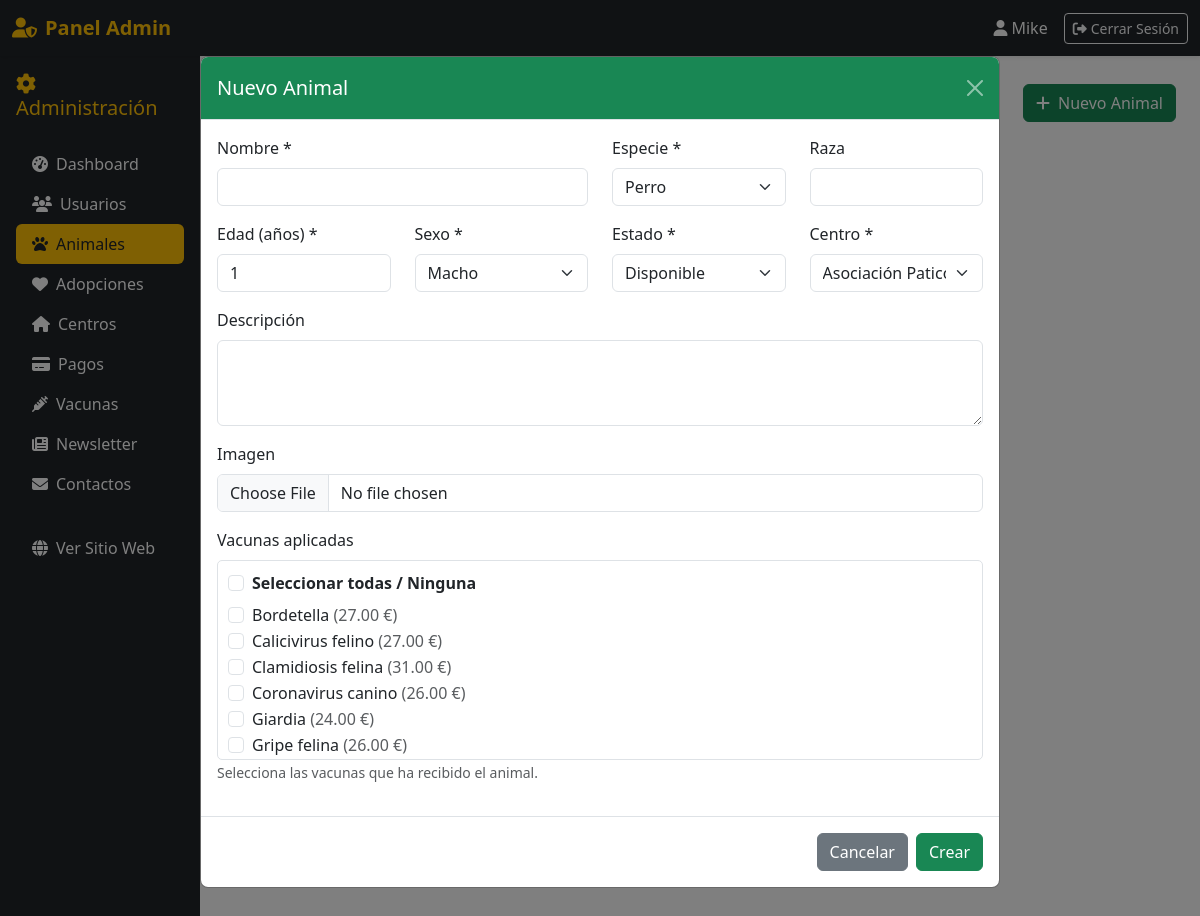
/admin/animales.php?accion=nuevo (signed in), run on the app's committed database.
### tables this page shows
CREATE TABLE `vacunas` (
  `id_vacuna` int(11) NOT NULL,
  `nombre` varchar(100) DEFAULT NULL,
  `descripcion` text DEFAULT NULL,
  `precio` decimal(8,2) DEFAULT NULL
);

### admin/animales.php (the view, shortened to what this page needs)
<?php
require_once '../includes/config.php';
$accion = $_GET['accion'] ?? 'listar';
$centros = $pdo->query("SELECT * FROM centros ORDER BY nombre")->fetchAll();
$animal_editar = null;
$vacunas_animal = [];
?>
<!DOCTYPE html>
<html lang="es">
<head>
    <link href="https://cdn.jsdelivr.net/npm/bootstrap@5.3.0/dist/css/bootstrap.min.css" rel="stylesheet">
    <link rel="stylesheet" href="https://cdnjs.cloudflare.com/ajax/libs/font-awesome/6.4.0/css/all.min.css">
</head>
<body <?php if ($accion === 'editar' || $accion === 'nuevo'): ?>class="modal-open"<?php endif; ?>>
<?php include 'header.php'; ?>
<div class="container-fluid">
    <div class="row">
        <?php include 'sidebar.php'; ?>
        <div class="col-md-10 p-4">
            <div class="d-flex justify-content-between align-items-center mb-4">
                <h2><i class="fas fa-paw me-2"></i>Gestión de Animales</h2>
                <a href="animales.php?accion=nuevo" class="btn btn-success">
                    <i class="fas fa-plus me-2"></i>Nuevo Animal
                </a>
            </div>
        </div>
    </div>
</div>
<?php if ($accion === 'editar' || $accion === 'nuevo'): ?>
<div class="modal fade show modal-show" tabindex="-1" style="display: block;">
    <div class="modal-dialog modal-lg modal-dialog-centered">
        <div class="modal-content">
            <div class="modal-header bg-<?= $accion === 'editar' ? 'warning' : 'success' ?> text-white">
                <h5 class="modal-title">
                    <?= $accion === 'editar' ? 'Editar Animal' : 'Nuevo Animal' ?>
                </h5>
                <a href="animales.php" class="btn-close btn-close-white"></a>
            </div>
            <form method="POST" enctype="multipart/form-data">
                <div class="modal-body">
                    <div class="row">
                        <div class="col-md-6 mb-3">
                            <label class="form-label">Nombre *</label>
                            <input type="text" class="form-control" name="nombre"
                                   value="<?= htmlspecialchars($animal_editar['nombre'] ?? '') ?>" required>
                        </div>
                        <div class="col-md-3 mb-3">
                            <label class="form-label">Especie *</label>
                            <select class="form-select" name="especie" required>
                                <option value="Perro" <?= ($animal_editar['especie'] ?? '') == 'Perro' ? 'selected' : '' ?>>Perro</option>
                            </select>
                        </div>
                        <div class="col-md-3 mb-3">
                            <label class="form-label">Raza</label>
                            <input type="text" class="form-control" name="raza"
                                   value="<?= htmlspecialchars($animal_editar['raza'] ?? '') ?>">
                        </div>
                    </div>
                    <div class="row">
                        <div class="col-md-3 mb-3">
                            <label class="form-label">Edad (años) *</label>
                            <input type="number" class="form-control" name="edad" min="0" max="30"
                                   value="<?= $animal_editar['edad'] ?? 1 ?>" required>
                        </div>
                        <div class="col-md-3 mb-3">
                            <label class="form-label">Sexo *</label>
                            <select class="form-select" name="sexo" required>
                                <option value="Macho" <?= ($animal_editar['sexo'] ?? '') == 'Macho' ? 'selected' : '' ?>>Macho</option>
                            </select>
                        </div>
                        <div class="col-md-3 mb-3">
                            <label class="form-label">Estado *</label>
                            <select class="form-select" name="estado" required>
                                <option value="Disponible" <?= ($animal_editar['estado'] ?? '') == 'Disponible' ? 'selected' : '' ?>>Disponible</option>
                            </select>
                        </div>
                        <div class="col-md-3 mb-3">
                            <label class="form-label">Centro *</label>
                            <select class="form-select" name="id_centro" required>
                                <?php foreach ($centros as $centro_item): ?>
                                    <option value="<?= $centro_item['id_centro'] ?>"
                                        <?= ($animal_editar['id_centro'] ?? '') == $centro_item['id_centro'] ? 'selected' : '' ?>>
                                        <?= htmlspecialchars($centro_item['nombre']) ?>
                                    </option>
                                <?php endforeach; ?>
                            </select>
                        </div>
                    </div>
                    <div class="mb-3">
                        <label class="form-label">Descripción</label>
                        <textarea class="form-control" name="descripcion" rows="3"><?= htmlspecialchars($animal_editar['descripcion'] ?? '') ?></textarea>
                    </div>
                    <div class="mb-3">
                        <label class="form-label">Imagen</label>
                        <input type="file" class="form-control" name="imagen" accept="image/*" id="inputImagen">
                    </div>
                    <div class="mb-3">
                        <label class="form-label">Vacunas aplicadas</label>
                        <?php
                        $vacunas = $pdo->query("SELECT * FROM vacunas ORDER BY nombre")->fetchAll();
                        ?>
                        <div class="vacunas-container">
                            <div class="form-check mb-2">
                                <input class="form-check-input" type="checkbox" id="selectAllVacunas">
                                <label class="form-check-label fw-bold" for="selectAllVacunas">
                                    Seleccionar todas / Ninguna
                                </label>
                            </div>
                            <?php foreach ($vacunas as $v):
                                $checked = in_array($v['id_vacuna'], $vacunas_animal) ? 'checked' : '';
                            ?>
                                <div class="form-check">
                                    <input class="form-check-input vacuna-checkbox" type="checkbox"
                                           name="vacunas[]" value="<?= $v['id_vacuna'] ?>"
                                           id="vacuna_<?= $v['id_vacuna'] ?>" <?= $checked ?>>
                                    <label class="form-check-label" for="vacuna_<?= $v['id_vacuna'] ?>">
                                        <?= htmlspecialchars($v['nombre']) ?>
                                        <span class="text-muted">(<?= number_format($v['precio'], 2) ?> €)</span>
                                    </label>
                                </div>
                            <?php endforeach; ?>
                        </div>
                        <small class="text-muted">
                            Selecciona las vacunas que ha recibido el animal.
                        </small>
                    </div>
                </div>
                <div class="modal-footer">
                    <a href="animales.php" class="btn btn-secondary">Cancelar</a>
                    <button type="submit" name="guardar_animal" class="btn btn-<?= $accion === 'editar' ? 'warning' : 'success' ?>">
                        <?= $accion === 'editar' ? 'Actualizar' : 'Crear' ?>
                    </button>
                </div>
            </form>
        </div>
    </div>
</div>
<?php endif; ?>
</body>
</html>

### admin/animales.php (style rules this page uses)
.modal-show { display: block !important; background-color: rgba(0,0,0,0.5); }
.vacunas-container { max-height: 200px; overflow-y: auto; border: 1px solid #dee2e6; padding: 10px; border-radius: 5px; }
body.modal-open { overflow: hidden; padding-right: 0 !important; }

### data on the page
vacunas: nombre "Bordetella", precio "27.00"
vacunas: nombre "Calicivirus felino", precio "27.00"
vacunas: nombre "Clamidiosis felina", precio "31.00"
vacunas: nombre "Coronavirus canino", precio "26.00"
vacunas: nombre "Giardia", precio "24.00"
vacunas: nombre "Gripe felina", precio "26.00"

### other printed values
$_SESSION['user_name'] "Mike"
form field id_centro "Asociación Paticorazon"
